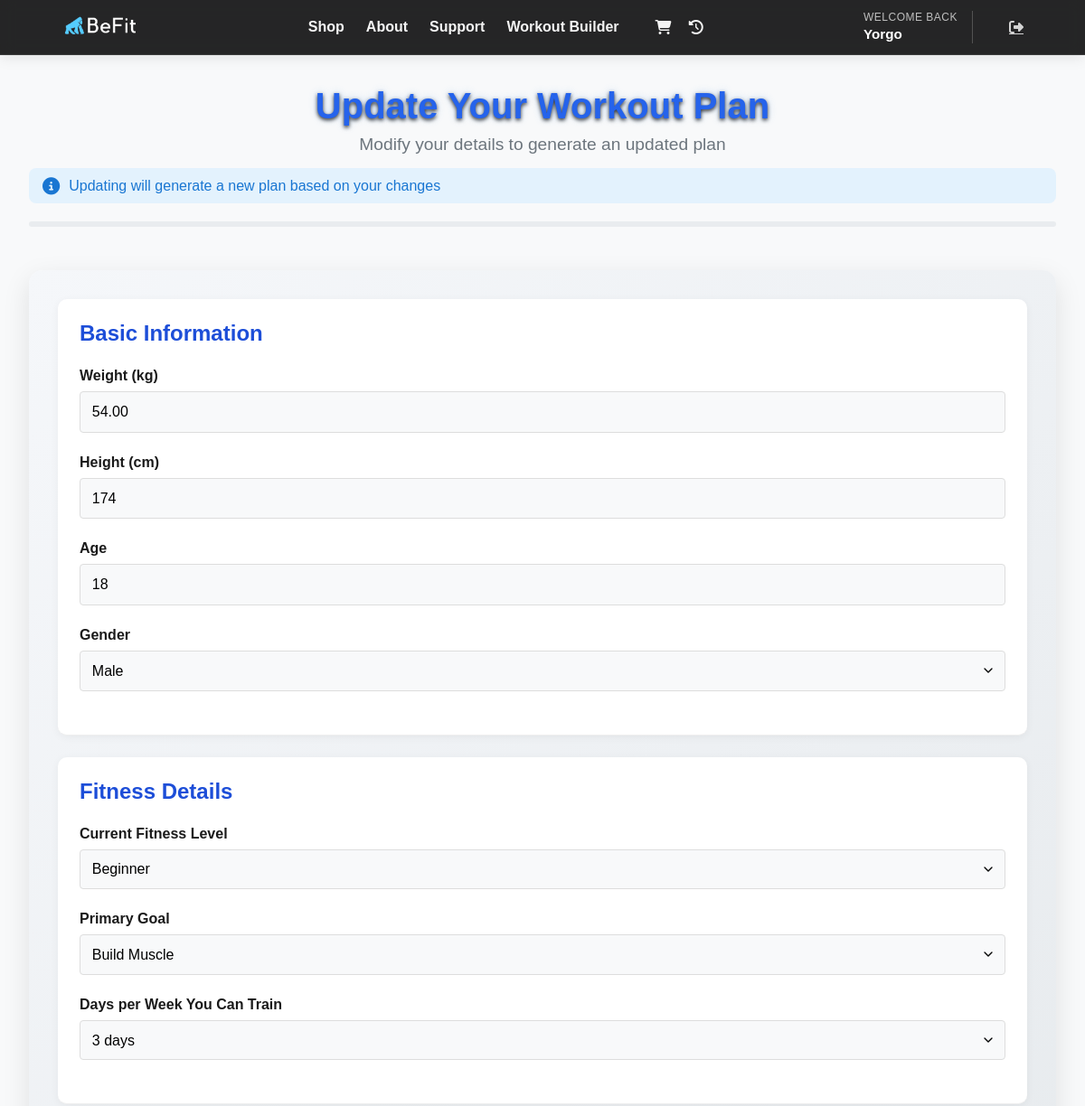
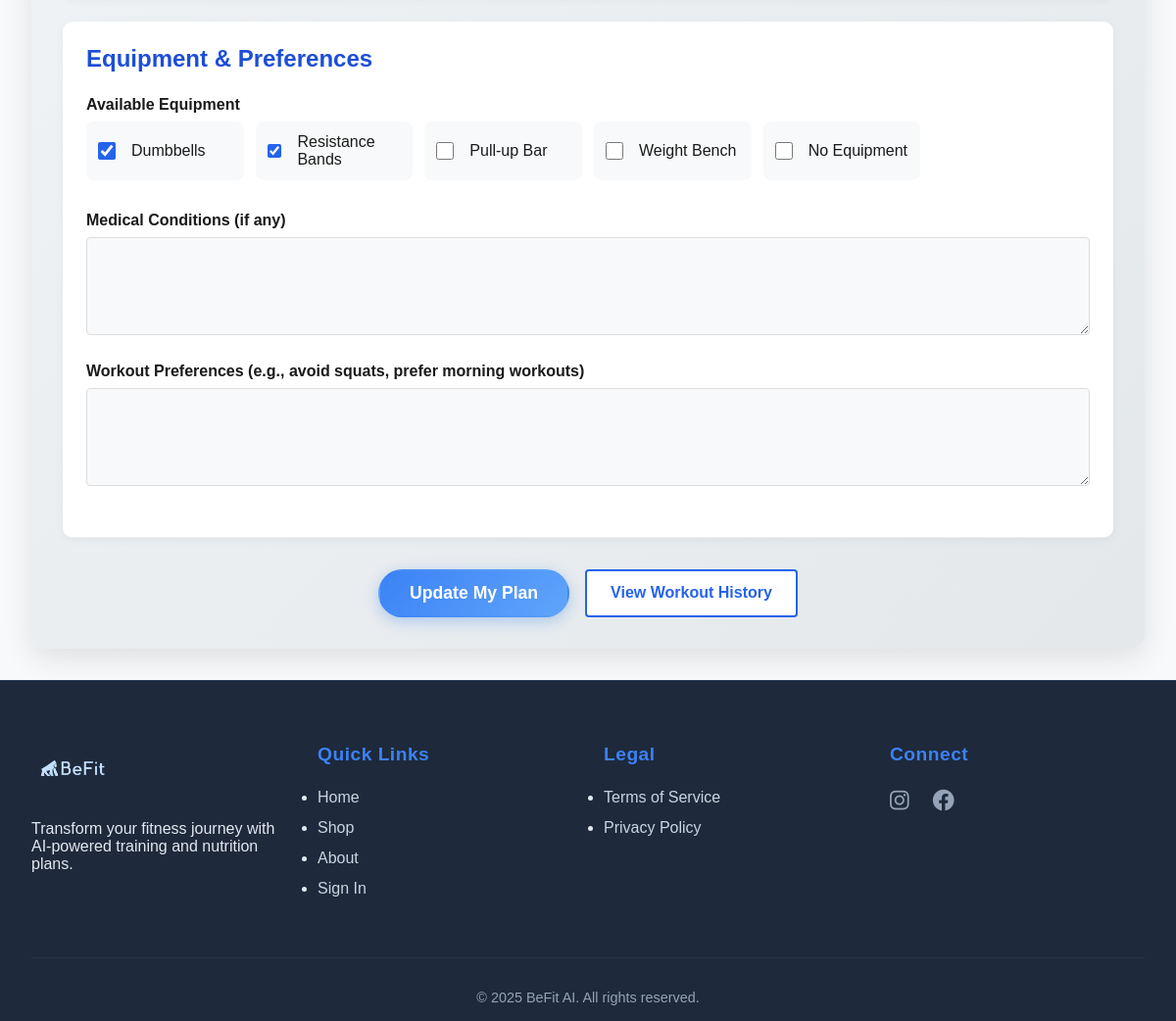
The app's page /BeFit-Folder/workout_builder/form.php?force_update=1 (signed in) with its own data (2 pictures, top to bottom).
### tables this page shows
CREATE TABLE `workout_plans` (
  `id` int(11) NOT NULL,
  `user_id` int(11) NOT NULL,
  `weight` decimal(5,2) DEFAULT NULL,
  `height` int(11) DEFAULT NULL,
  `age` int(11) DEFAULT NULL,
  `goal` varchar(255) DEFAULT NULL,
  `training_days` int(11) DEFAULT NULL,
  `equipment` varchar(255) DEFAULT NULL,
  `workout_plan` longtext DEFAULT NULL CHECK (json_valid(`workout_plan`)),
  `created_at` timestamp NOT NULL DEFAULT current_timestamp(),
  `fitness_level` enum('beginner','intermediate','advanced') DEFAULT 'beginner',
  `gender` enum('male','female','other') DEFAULT NULL,
  `medical_conditions` text DEFAULT NULL,
  `preferences` text DEFAULT NULL,
  `last_updated` timestamp NOT NULL DEFAULT current_timestamp() ON UPDATE current_timestamp()
);

### BeFit-Folder/workout_builder/includes/workout_functions.php (called while the page is built, shortened)
<?php
function getUserWorkoutData(PDO $pdo, int $userId): array {
    $stmt = $pdo->prepare("SELECT * FROM workout_plans WHERE user_id = ? ORDER BY last_updated DESC LIMIT 1");
    $stmt->execute([$userId]);
    return $stmt->fetch(PDO::FETCH_ASSOC) ?: [];
}
?>

### BeFit-Folder/workout_builder/form.php (the view, shortened to what this page needs)
<?php
require_once __DIR__ . '/../auth/config.php';
require_once __DIR__ . '/includes/workout_functions.php';
$userData = getUserWorkoutData($pdo, $_SESSION['user_id']);
$hasExistingPlan = !empty($userData);
$defaultData = [
    'weight' => $userData['weight'] ?? '',
    'height' => $userData['height'] ?? '',
    'age' => $userData['age'] ?? '',
    'gender' => $userData['gender'] ?? 'male',
    'fitness_level' => $userData['fitness_level'] ?? 'beginner',
    'goal' => $userData['goal'] ?? 'build_muscle',
    'training_days' => $userData['training_days'] ?? 3,
    'equipment' => $userData['equipment'] ?? 'dumbbells,resistance_bands',
    'medical_conditions' => $userData['medical_conditions'] ?? '',
    'preferences' => $userData['preferences'] ?? ''
];
?>
<!DOCTYPE html>
<html lang="en">
<head>
    <link rel="stylesheet" href="/BeFit-Folder/public/css/styles1.css">
    <link rel="stylesheet" href="/BeFit-Folder/workout_builder/assets/css/workout_builder.css">
</head>
<body>
    <?php include __DIR__ . '/../includes/header.php'; ?>
    <main class="workout-builder-container">
        <div class="workout-header">
            <h1><?= $hasExistingPlan ? 'Update Your Workout Plan' : 'Create Your Workout Plan' ?></h1>
            <p><?= $hasExistingPlan ? 'Modify your details to generate an updated plan' : 'Get a personalized workout plan tailored to your goals and equipment' ?></p>
            <?php if ($hasExistingPlan): ?>
            <div class="update-notice">
                <i class="fas fa-info-circle"></i> Updating will generate a new plan based on your changes
            </div>
            <?php endif; ?>
            <div class="progress-bar">
            </div>
        </div>
        <form id="workoutForm" action="process_form.php" method="post" class="workout-form">
            <div class="form-section">
                <h2>Basic Information</h2>
                <div class="form-group">
                    <label for="weight">Weight (kg)</label>
                    <input type="number" id="weight" name="weight" value="<?= htmlspecialchars($defaultData['weight']) ?>" required min="30" max="200">
                </div>
                <div class="form-group">
                    <label for="height">Height (cm)</label>
                    <input type="number" id="height" name="height" value="<?= htmlspecialchars($defaultData['height']) ?>" required min="100" max="250">
                </div>
                <div class="form-group">
                    <label for="age">Age</label>
                    <input type="number" id="age" name="age" value="<?= htmlspecialchars($defaultData['age']) ?>" required min="12" max="100">
                </div>
                <div class="form-group">
                    <label for="gender">Gender</label>
                    <select id="gender" name="gender" required>
                        <option value="male" <?= $defaultData['gender'] === 'male' ? 'selected' : '' ?>>Male</option>
                    </select>
                </div>
            </div>
            <div class="form-section">
                <h2>Fitness Details</h2>
                <div class="form-group">
                    <label for="fitness_level">Current Fitness Level</label>
                    <select id="fitness_level" name="fitness_level" required>
                        <option value="beginner" <?= $defaultData['fitness_level'] === 'beginner' ? 'selected' : '' ?>>Beginner</option>
                    </select>
                </div>
                <div class="form-group">
                    <label for="goal">Primary Goal</label>
                    <select id="goal" name="goal" required>
                        <option value="build_muscle" <?= $defaultData['goal'] === 'build_muscle' ? 'selected' : '' ?>>Build Muscle</option>
                    </select>
                </div>
                <div class="form-group">
                    <label for="training_days">Days per Week You Can Train</label>
                    <select id="training_days" name="training_days" required>
                        <?php for ($i = 2; $i <= 6; $i++): ?>
                        <option value="<?= $i ?>" <?= $defaultData['training_days'] == $i ? 'selected' : '' ?>><?= $i ?> days</option>
                        <?php endfor; ?>
                    </select>
                </div>
            </div>
            <div class="form-section">
                <h2>Equipment & Preferences</h2>
                <div class="form-group">
                    <label>Available Equipment</label>
                    <div class="checkbox-group">
                        <label><input type="checkbox" name="equipment[]" value="dumbbells" <?= strpos($defaultData['equipment'], 'dumbbells') !== false ? 'checked' : '' ?>> Dumbbells</label>
                        <label><input type="checkbox" name="equipment[]" value="resistance_bands" <?= strpos($defaultData['equipment'], 'resistance_bands') !== false ? 'checked' : '' ?>> Resistance Bands</label>
                        <label><input type="checkbox" name="equipment[]" value="pullup_bar" <?= strpos($defaultData['equipment'], 'pullup_bar') !== false ? 'checked' : '' ?>> Pull-up Bar</label>
                        <label><input type="checkbox" name="equipment[]" value="weight_bench" <?= strpos($defaultData['equipment'], 'weight_bench') !== false ? 'checked' : '' ?>> Weight Bench</label>
                        <label><input type="checkbox" name="equipment[]" value="none" <?= strpos($defaultData['equipment'], 'none') !== false ? 'checked' : '' ?>> No Equipment</label>
                    </div>
                </div>
                <div class="form-group">
                    <label for="medical_conditions">Medical Conditions (if any)</label>
                    <textarea id="medical_conditions" name="medical_conditions"><?= htmlspecialchars($defaultData['medical_conditions']) ?></textarea>
                </div>
                <div class="form-group">
                    <label for="preferences">Workout Preferences (e.g., avoid squats, prefer morning workouts)</label>
                    <textarea id="preferences" name="preferences"><?= htmlspecialchars($defaultData['preferences']) ?></textarea>
                </div>
            </div>
            <div class="form-actions">
                <button type="submit" class="cta-button" id="generateButton">
                    <span class="button-text"><?= $hasExistingPlan ? 'Update My Plan' : 'Generate My Workout Plan' ?></span>
                </button>
                <?php if ($hasExistingPlan): ?>
                <a href="history.php" class="secondary-button">View Workout History</a>
                <?php endif; ?>
            </div>
        </form>
    </main>
    <?php include __DIR__ . '/../includes/footer.php'; ?>
</body>
</html>

### BeFit-Folder/public/css/styles1.css (style rules this page uses)
:root { --primary: #2563eb; --primary-dark: #1d4ed8; --dark: #1A1A1A; --light: #F8F9FA; --gray: #6C757D; --gray-dark: #495057; --section-padding: 8rem; --border-radius: 8px; }
* { margin: 0; padding: 0; box-sizing: border-box; font-family: 'Arial', sans-serif; }
:root { --primary-blue: #3B82F6; --secondary-blue: #60A5FA; --dark-bg: #1E293B; --light-bg: #F8FAFC; --accent-orange: #F59E0B; }
.shared-bg { background-image: url('../photos/img9.jpg'); background-size: cover; background-position: center; background-attachment: fixed; min-height: 100vh; position: relative; }
.shared-bg::before { content: ''; position: fixed; top: 0; left: 0; width: 100%; height: 100%; background: rgba(0, 0, 0, 0.6); z-index: 0; }
body::before { content: ''; position: fixed; top: 0; left: 0; width: 100%; height: 100vh; background: rgba(0, 0, 0, 0.6); z-index: -1; display: none; }
body { background-color: #f8f9fa; background-image: linear-gradient(to bottom, rgba(255,255,255,0.9) 0%, rgba(240,242,245,0.9) 100%); }
h1 { font-size: 4 rem; font-weight: 8000; line-height: 1.2; margin-bottom: 1.5rem; }
h1, h3 { text-shadow: 0 2px 4px rgba(0, 0, 0, 0.8), 0 0 10px rgba(74, 144, 226, 0.3); }
.cta-button { background: linear-gradient(135deg, var(--primary-blue), var(--secondary-blue)); position: relative; overflow: hidden; display: inline-block; padding: 15px 40px; background-color: var(--primary-blue); color: white; text-decoration: none; border-radius: 30px; font-weight: 600; font-size: 1.1rem; transition: all 0.3s ease; box-shadow: 0 4px 15px rgba(74, 144, 226, 0.4); border: 2px solid transparent; }
html { scroll-behavior: smooth; }
body { animation: fadeIn 0.5s ease; }
body { font-family: 'Segoe UI', sans-serif; margin: 0; padding: 0; color: #333; }
.cta-button { display: inline-block; background-color: #4A90E2; color: white; padding: 0.5rem 1.5rem; border-radius: 30px; text-decoration: none; font-weight: bold; transition: all 0.3s ease; }
.cta-button { display: inline-block; background-color: #4A90E2; color: white; padding: 12px 30px; border-radius: 30px; text-decoration: none; font-weight: bold; transition: all 0.3s ease; }

### records on screen
workout_plans: weight "54.00", height "174", age "18", gender "Male", fitness_level "Beginner", goal "Build Muscle", training_days "3 days", equipment "☑"

### other values on screen
$_SESSION['user_name'] "Yorgo"
